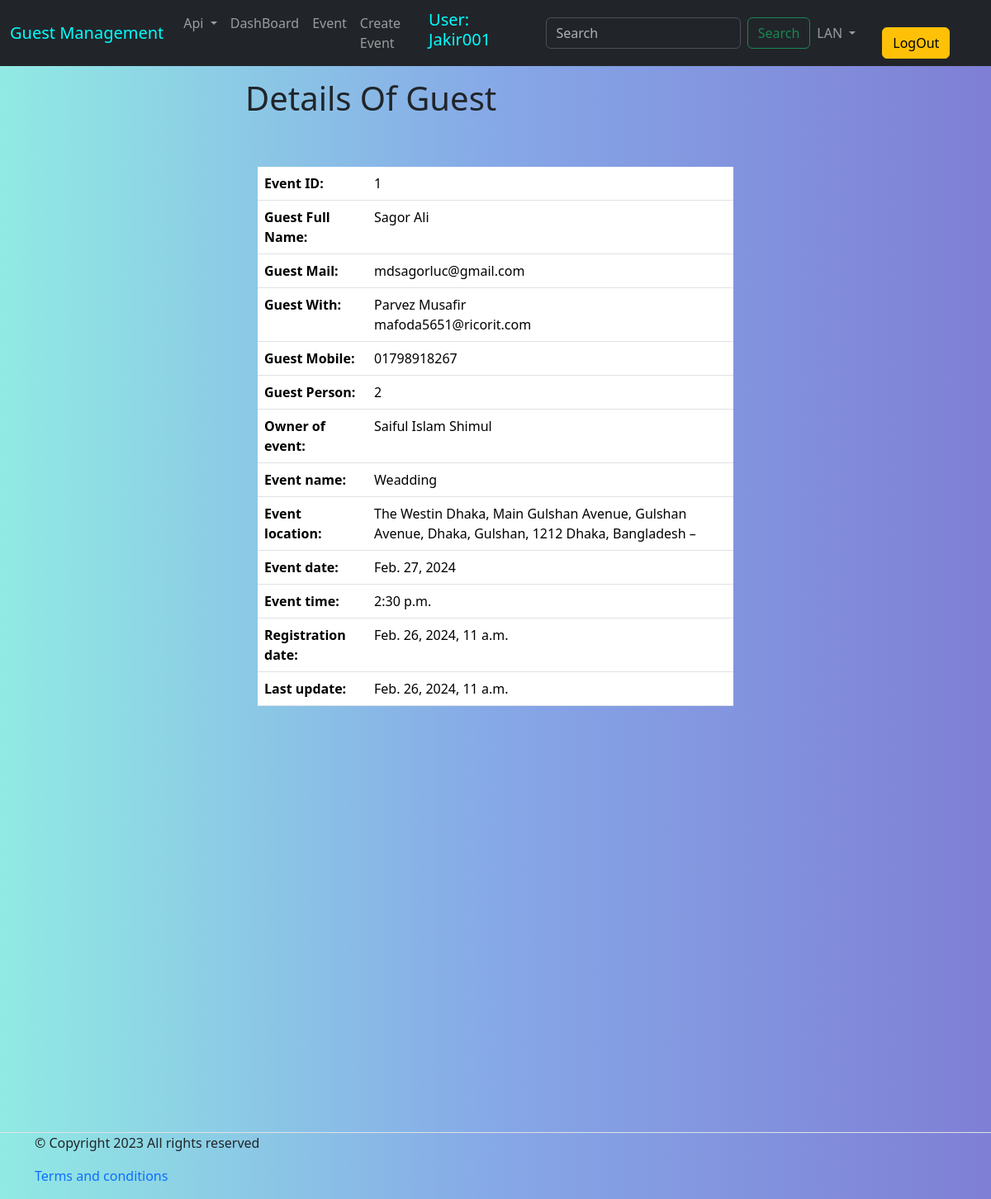
The page /event/guest_details/1/ (signed in) on the database its author committed.
### API_authentication/models.py (models this page shows, shortened)
class User(AbstractUser):
    username          = models.CharField(max_length=150, null=True)
    email             = models.EmailField(unique=True)
    is_active         = models.BooleanField(default=False)
    is_verified       = models.BooleanField(default=False)
    verification_otp  = models.CharField(max_length=6 , null=True, blank=True)
    USERNAME_FIELD = 'email'
    REQUIRED_FIELDS = ['username']
    objects = UserManager()

### event/models.py (models this page shows, shortened)
class EventRegistration(models.Model):
    userE       = models.ForeignKey(User, on_delete=models.CASCADE, default=False, related_name='registration')
    event       = models.ForeignKey(CreateEvent, on_delete=models.CASCADE, blank=True, related_name='event')
    firstName   = models.CharField(max_length=25, blank=False)
    lastName    = models.CharField(max_length= 25, blank=False)
    email       = models.EmailField(max_length= 50, blank=False)
    friendName  = models.CharField(max_length=50, blank=True)
    friendEmail = models.EmailField(max_length=100, blank=True)
    phoneNumber = models.CharField(max_length=14, blank=False)
    totalPerson = models.IntegerField(blank=False)
    token_num   = models.CharField(max_length=21, unique=True, null=False)
    createDate  = models.DateTimeField(auto_now_add= True, null=True)
    modifyDate  = models.DateTimeField(auto_now= True)
    class Meta:
        verbose_name = 'Event Registration'
        verbose_name_plural = 'Event Registrations'
        ordering = ['id']

class CreateEvent(models.Model):
    eventUser        = models.ForeignKey(User, on_delete=models.CASCADE, blank=True, related_name='user')
    eventOwnerName   = models.CharField(max_length= 25, blank=False, unique=True)
    eventTitle       = models.CharField(max_length= 200, blank=False)
    eventDate        = models.DateField(blank= False)
    eventTime        = models.TimeField(blank= False)
    totalSeat        = models.IntegerField(blank= False)
    eventLocation    = models.CharField(max_length= 250, blank= False)
    eventDescription = models.TextField(blank= False)
    token_numbers    = models.ManyToManyField('MultipleToken', related_name='tokens')
    token_verified   = models.BooleanField(default=False)
    eventCreatedDate = models.DateTimeField(auto_now_add= True, null=True)
    eventModifyDate  = models.DateTimeField(auto_now= True)
    class Meta:
        verbose_name = 'Create Event'
        verbose_name_plural = 'Create Events'
        ordering = ['id']

### event/views.py (the view)
# urls.py: path('guest_details/<int:id>/', guest_details, name="guest_details"),
@login_required
def guest_details(request, id=None):
    guest = EventRegistration.objects.get(id= id)
    return render(request, 'guest_details.html', {'guest': guest})

### event/templates/guest_details.html (shortened to what this page needs)
{% extends 'base.html' %}
{% load i18n %}
{% block body %}
<h1 id="moving-title" style="width: 53%; margin: auto;text-align: left; padding: 15px; font-size: 40px">
  Details Of Guest
</h1>
<br>
<div class='container' style="width:50%; margin:auto; margin-top: 20px; margin-bottom: 10px;">
      <table class="table">
        <tbody>
            <tr>
                <th scope="row">Event ID:</th>
                <td>{{ guest.id }}</td>
            </tr>
            <tr>
                <th scope="row">Guest Full Name:</th>
                <td>{{ guest.firstName }} {{ guest.lastName }}</td>
            </tr>
            <tr>
                <th scope="row">Guest Mail:</th>
                <td>{{ guest.email }}</td>
            </tr>
            <tr>
              {% if guest.friendName%}
                <th scope="row">Guest With:</th>
                <td>{{ guest.friendName }}<br>{{ guest.friendEmail }}</td>
                {% else %}
                <th scope="row">Guest With:</th>
                <td style="color: red;">Null</td>
                {% endif %}
            </tr>
            <tr>
              <th scope="row">Guest Mobile: </th>
              <td>{{guest.phoneNumber}}</td>
            </tr>
            <tr>
              <th scope="row">Guest Person:</th>
              <td>{{guest.totalPerson}}</td>
            </tr>
            <tr>
              <th scope="row">Owner of event:</th>
              <td>{{guest.event.eventOwnerName}}</td>
            </tr>
            <tr>
              <th scope="row">Event name:</th>
              <td>{{guest.event.eventTitle}}</td>
            </tr>
            <tr>
              <th scope="row">Event location:</th>
              <td>{{guest.event.eventLocation}}</td>
            </tr>
            <tr>
              <th scope="row">Event date:</th>
              <td>{{guest.event.eventDate}}</td>
            </tr>
            <tr>
              <th scope="row">Event time:</th>
              <td>{{guest.event.eventTime}}</td>
            </tr>
            <tr>
              <th scope="row">Registration date:</th>
              <td>{{guest.createDate}}</td>
            </tr>
            <tr>
              <th scope="row">Last update:</th>
              <td>{{guest.modifyDate}}</td>
            </tr>
        </tbody>
    </table>
</div>
{% endblock body %}

### templates/base.html (shortened to what this page needs)
<!DOCTYPE html>
{% load static %}
{% load i18n %}
<html lang="en" dir={% trans "dir" %}>
<head>
  <link href="https://cdn.jsdelivr.net/npm/bootstrap@5.3.1/dist/css/bootstrap.min.css" rel="stylesheet">
  <link rel="stylesheet" href="{% static "css/message_style.css" %}">
  <link rel="stylesheet" href="{% static "css/style.css" %}">
  <link rel="stylesheet" href="{% static "css/popup_style.css" %}">
</head>
<body>
  {% if request.user.is_authenticated %}
    <nav class="navbar navbar-expand-lg bg-dark" data-bs-theme="dark">
      <div class="container-fluid">
        <a class="navbar-brand " href="#" style="color: aqua">
          Guest Management
        </a>
        <div class="collapse navbar-collapse" id="navbarSupportedContent">
          <ul class="navbar-nav me-auto mb-2 mb-lg-0">
            <li class="nav-item dropdown">
              <a class="nav-link dropdown-toggle" href="#" id="navbarDropdown" role="button" data-bs-toggle="dropdown" aria-expanded="false">
                Api
              </a>
            </li>
            <li class="nav-item">
              <a class="nav-link" href="{% url "dashboard" %}">DashBoard</a>
            </li>
            <li class="nav-item">
              <a class="nav-link" href="{% url "home" %}">Event</a>
            </li>
            <li class="nav-item">
              <a class="nav-link" href="{% url "create_event" %}">Create Event</a>
            </li>
          </ul>
          <h5 style="color:aqua;margin-right: 20px;">User: {{user.username}}</h5>
          <form class="d-flex" role="search" action="{% url "search" %}" method="GET">
            <input class="form-control me-2" name="keyword" type="search" placeholder="Search" aria-label="Search">
            <button class="btn btn-outline-success" type="submit">Search</button>
          </form>
        <div class="dropdown me-auto">
          {% get_current_language as CURRENT_LANGUAGE %}
          {% get_available_languages as AVAILABLE_LANGUAGES %}
          {% get_language_info_list for AVAILABLE_LANGUAGES as languages %}
          <ul class="navbar-nav me-auto mb-2 mb-lg-0">
            <li class="nav-item dropdown">
              <a class="nav-link dropdown-toggle" href="#" id="navbarDropdown" role="button" data-bs-toggle="dropdown" aria-expanded="false">
                LAN
              </a>
            </li>
          </ul>
        </div>
        <li class="nav-item">
            <a href="{% url "logout" %}" class="btn btn-warning mx-4">LogOut</a>
          </li>
        </div>
      </div>
    </nav>
  {% endif %}
{% block body %}
{% endblock body %}
  {% if request.user.is_authenticated %}
    <footer class="section-footer border-top padding-y" style="margin-top: 500px;">
      <div class="container">
        <p class="float-md-right">&copy Copyright 2023 All rights reserved</p>
        <p>
          <a href="#" style="text-decoration: None">Terms and conditions</a>
        </p>
      </div>
    </footer>
  {% endif %}
</body>
</html>

### static/css/style.css (style rules this page uses)
#moving-title { animation: moveRightToLeft 15s linear infinite; }
body, html { height: 100%; margin: 0; background: #7f7fd5; background: -webkit-linear-gradient(to right, #91eae4, #86a8e7, #7f7fd5); background: linear-gradient(to right, #91eae4, #86a8e7, #7f7fd5); }
.container { align-content: center; }

### rows shown on the page
User: username "Jakir001"
EventRegistration: id "1", firstName "Sagor", lastName "Ali", email "mdsagorluc@gmail.com", friendName "Parvez Musafir", friendEmail "mafoda5651@ricorit.com", phoneNumber "01798918267", totalPerson "2", event.eventOwnerName "Saiful Islam Shimul", event.eventTitle "Weadding", event.eventLocation "The Westin Dhaka, Main Gulshan Avenue, Gulshan Avenue, Dhaka, Gulshan, 1212 Dhaka, Bangladesh –", event.eventDate "Feb. 27, 2024", event.eventTime "2:30 p.m.", createDate "Feb. 26, 2024, 11 a.m.", modifyDate "Feb. 26, 2024, 11 a.m."
